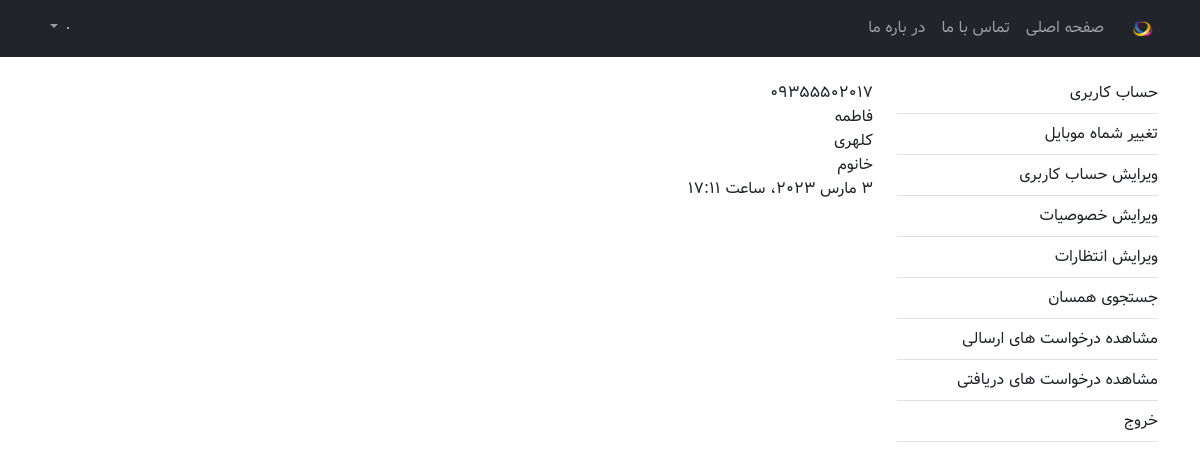
The app's page /account/profile/ (signed in) with its own data.
### account/models.py (models this page shows, shortened)
class User(AbstractBaseUser):
    PHONE_REGEX = RegexValidator(
        regex=r"^09\d{9}$", message="شماره موبایل اشتباه میباشد")
    phone = models.CharField(
        "شماره موبایل", max_length=11, unique=True, validators=[PHONE_REGEX])
    first_name = models.CharField("نام", max_length=100)
    last_name = models.CharField("نام خانوادگی", max_length=100)
    gender = models.CharField("جنسیت", max_length=1,
                              choices=GENDER_CHOICES, default="1")
    register_for = models.CharField(
        "ثبت نام برای", max_length=1, choices=REGISTER_FOR_CHOICES, default="1")
    is_active = models.BooleanField("فعال", default=True)
    is_superuser = models.BooleanField("ابرکاربر", default=False)  # superuser
    is_admin = models.BooleanField("رابط", default=False)  # connector
    is_staff = models.BooleanField("کارشناس", default=False)  # expert
    joined_date = models.DateTimeField("تاریخ ثبت نام", auto_now_add=True)
    last_login = models.DateTimeField("تاریخ آخرین ورود", auto_now=True)
    objects = UserManager()
    USERNAME_FIELD = "phone"
    class Meta:
        db_table = "users"
        managed = True
        verbose_name = "کاربر"
        verbose_name_plural = "کاربران"

### account/views.py (the view)
# urls.py: path("account/profile/", profile_view, name="profile"),
def profile_view(request):
    template_name = "account/profile.html"
    template_title = "حساب کاربری"
    if request.user.is_superuser or request.user.is_staff or request.user.is_admin:
        return redirect('myadmin:dashboard')
    try:
        khosousiaat = request.user.khosousiaat
    except:
        khosousiaat = Khosousiaat.objects.create(user=request.user)
    try:
        entezaaraat = request.user.entezaaraat
    except:
        entezaaraat = Entezaaraat.objects.create(user=request.user)
    context = {
        "template_title": template_title,
        "khosousiaat": khosousiaat,
        "entezaaraat": entezaaraat,
    }
    return render(request, template_name, context)

### templates/account/profile.html (shortened to what this page needs)
{% extends "dashboard.html" %}
{% block profile_content %}
<div>{{ user.phone }}</div>
<div>{{ user.first_name }}</div>
<div>{{ user.last_name }}</div>
<div>{{ user.get_gender_display }}</div>
<div>{{ user.joined_date }}</div>
{% endblock profile_content %}

### static/css/main.css (style rules this page uses)
* { font-family: 'Dirooz'; }

### records on screen
User: phone "09355502017", first_name "فاطمه", last_name "کلهری", gender "خانوم", joined_date "3 مارس 2023، ساعت 17:11"
